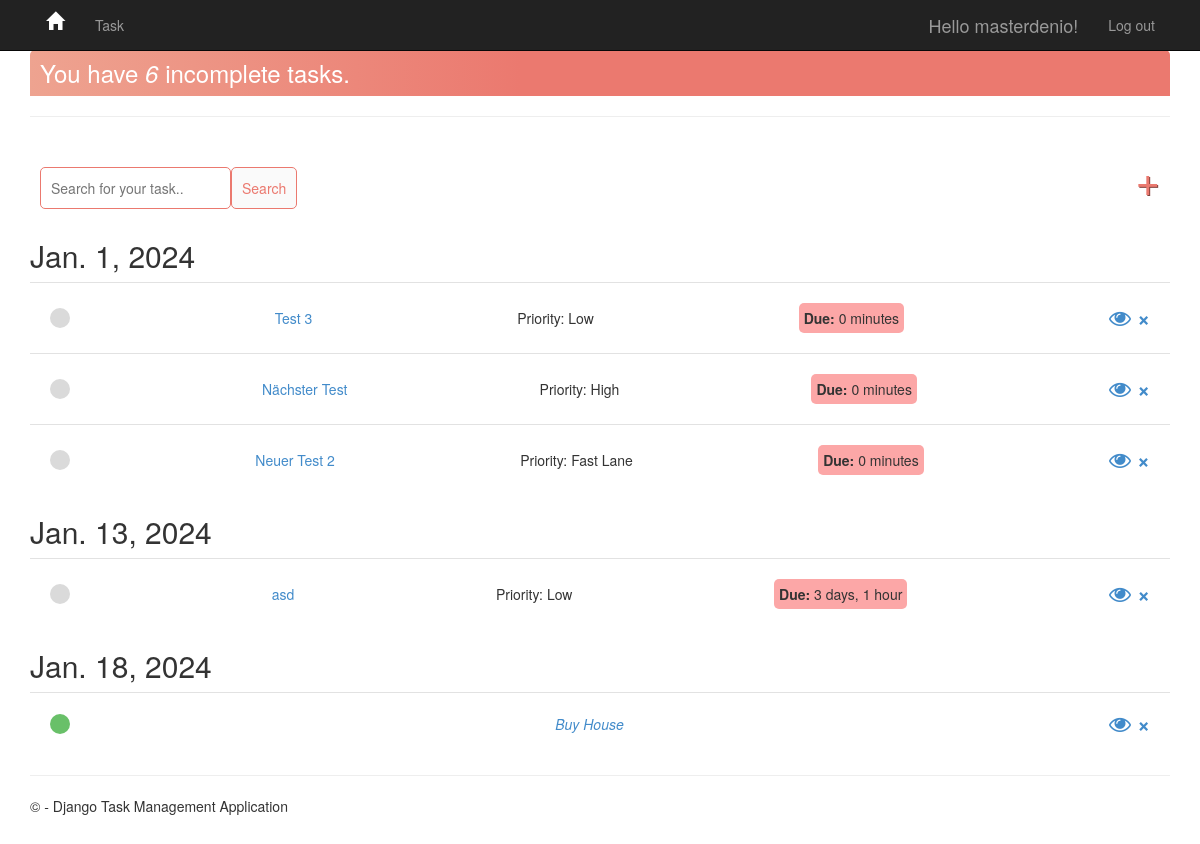
Screenshot of /task/ (signed in) with the database file from the repository.
### app/models.py (models this page shows)
class Task(models.Model):
    PRIORITY_CHOICES = [
        ('L', 'Low'),
        ('M', 'Medium'),
        ('H', 'High'),
        ('F', 'Fast Lane'),
    ]
    due_date = models.DateField(
        auto_now_add=False, auto_now=False, blank=True, null=True)
    user = models.ForeignKey(
        User, on_delete=models.CASCADE, null=True, blank=True)
    title = models.CharField(max_length=200)
    description = models.TextField(null=True, blank=True)
    complete = models.BooleanField(default=False)
    create = models.DateTimeField(auto_now_add=True)
    update = models.DateTimeField(auto_now=True)
    priority = models.CharField(
        max_length=1,
        choices=PRIORITY_CHOICES,
        default='L',
    )
    def __str__(self):
        return self.title
    class Meta:
        ordering = ['complete']

### app/views.py (the view)
# urls.py: path('task/', views.TaskList.as_view(), name='tasks'),
class TaskList(LoginRequiredMixin, ListView):
    model = Task
    context_object_name = 'tasks'
    def get_context_data(self, **kwargs):
        context = super().get_context_data(**kwargs)
        context['tasks'] = context['tasks'].filter(user=self.request.user)
        search_input = self.request.GET.get('search-area') or ''
        if search_input:
            context['tasks'] = context['tasks'].filter(
                title__startswith=search_input)
        context['search_input'] = search_input
        context['count'] = context['tasks'].filter(complete=False).count()
        dates = context['tasks'].dates('due_date', 'day')
        tasks_by_date = {date: context['tasks'].filter(
            due_date=date).order_by('-priority') for date in dates}
        context['tasks_by_date'] = tasks_by_date
        return context
    def get_queryset(self):
        return Task.objects.filter(user=self.request.user).order_by('-due_date', '-priority')

### app/templates/app/task_list.html (shortened to what this page needs)
{% extends 'app/layout.html' %}
{% block content %}
<div class="header-bar">
    <div>
        <h3 style="margin:0">You have <i>{{ count }}</i> incomplete task{{ count|pluralize:"s" }}.</h3>
    </div>
</div>
<hr>
<div id="search-add-wrapper">
    <form method="GET" style="margin-top: 20px; display: flex;">
        <input type="text" name='search-area' value="{{ search_input }}" placeholder="Search for your task.." />
        <input class="button" type="submit" value='Search' />
    </form>
    <a id="add-link" href="{% url 'task-create' %}">&#x2b;</a>
</div>
<div class="task-items-wrapper">
    {% for date, tasks in tasks_by_date.items %}
    <h2>{{ date }}</h2>
    {% for task in tasks %}
    <div class="task-wrapper">
        {% if task.complete %}
        <div class="task-complete-icon"></div>
        <i><s><a href="{% url 'task-update' task.id %}" style="float:left;">{{ task }}</a></s></i>
        <div class="delete-link">
            <a class="fa fa-eye" href="{% url 'task' task.id %}" style="text-decoration: none"></a>
            <a href="{% url 'task-delete' task.id %}" style="text-decoration: none">&#215;</a>
        </div>
        {% else %}
        <div class="task-incomplete-icon"></div>
        <a href="{% url 'task-update' task.id %}">{{ task }}</a>
        <span class="task-priority">Priority: {{ task.get_priority_display }}</span>
        <span class="timer"><b>Due: </b>{{ task.due_date|timeuntil }}</span>
        <div class="delete-link">
            <a class="fa fa-eye" href="{% url 'task' task.id %}" style="text-decoration: none"></a>
            <a href="{% url 'task-delete' task.id %}" style="text-decoration: none">&#215;</a>
        </div>
        {% endif %}
    </div>
    {% endfor %}
    {% empty %}
    <h2>No items in list</h2>
    {% endfor %}
</div>
{% endblock content %}

### app/templates/app/loginpartial.html (shortened to what this page needs)
{% if user.is_authenticated %}
<form id="logoutForm" action="/logout/" method="post" class="navbar-right">
    <ul class="nav navbar-nav navbar-right">
        <li><span class="navbar-brand">Hello {{ user.username }}!</span></li>
        <li><a href="javascript:document.getElementById('logoutForm').submit()">Log out</a></li>
    </ul>
</form>
{% else %}
<ul class="nav navbar-nav navbar-right">
    <li><a href="{% url 'login' %}">Log in</a></li>
    <li><a href="{% url 'signup' %}">Sign up</a></li>
</ul>
{% endif %}

### app/static/app/content/site.css (style rules this page uses)
body { padding-top: 50px; padding-bottom: 20px; }
input, select, textarea { max-width: 280px; }
.task-priority { text-align: right; }

### app/templates/app/layout.html (style rules this page uses)
.header-bar { display: flex; justify-content: space-between; color: #fff; padding: 10px; border-radius: 5px 5px 0 0; background: linear-gradient(90deg,#EEA390 0%, #EB796F 43%, #EB796F 100%); }
.task-wrapper { display: flex; align-items: center; justify-content: space-between; padding: 20px; background-color: #fff; border-top: 1px solid rgb(226, 226, 226); }
.task-complete-icon { height: 20px; width: 20px; background-color: rgb(105, 192, 105); border-radius: 50%; }
.task-incomplete-icon { height: 20px; width: 20px; background-color: rgb(218, 218, 218); border-radius: 50%; }
.delete-link { text-decoration: none; font-weight: 900; color: #CF4949; font-size: 22px; line-height: 0; }
#search-add-wrapper { display: flex; justify-content: space-between; align-items: center; padding: 10px; }
#add-link { color: #EB796F; text-decoration: none; font-size: 42px; text-shadow: 1px 1px #81413B; }
input[type=text], input[type=password], textarea { border: 1px solid #EB796F; border-radius: 5px; padding: 10px; width: 90%; }
.button { border: 1px solid #EB796F; background-color: #FAFAFA; color: #EB796F; padding: 10px; font-size: 14px; border-radius: 5px; cursor: pointer; text-decoration: none; }
.timer { background-color: #FCA7A7; border-radius: 5px; padding: 5px; }

### rows the page displays
Task: title "Test 3", priority "Low", due_date "0 minutes"
Task: title "Nächster Test", priority "High", due_date "0 minutes"
Task: title "Neuer Test 2", priority "Fast Lane", due_date "0 minutes"
Task: title "asd", priority "Low", due_date "3 days, 1 hour"
Task: title "Buy House"

### other values shown
{{ user.username }} "masterdenio"
{{ count }} "6"
{{ date }} "Jan. 1, 2024" "Jan. 13, 2024" "Jan. 18, 2024"
